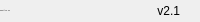
              <widget class="QFrame" name="bottomBar">
               <property name="minimumSize">
                <size>
                 <width>0</width>
                 <height>22</height>
                </size>
               </property>
               <property name="maximumSize">
                <size>
                 <width>16777215</width>
                 <height>22</height>
                </size>
               </property>
               <property name="frameShape">
                <enum>QFrame::NoFrame</enum>
               </property>
               <property name="frameShadow">
                <enum>QFrame::Raised</enum>
               </property>
               <layout class="QHBoxLayout" name="horizontalLayout_5">
                <property name="spacing">
                 <number>0</number>
                </property>
                <property name="leftMargin">
                 <number>0</number>
                </property>
                <property name="topMargin">
                 <number>0</number>
                </property>
                <property name="rightMargin">
                 <number>0</number>
                </property>
                <property name="bottomMargin">
                 <number>0</number>
                </property>
                <item>
                 <widget class="QLabel" name="creditsLabel">
                  <property name="maximumSize">
                   <size>
                    <width>16777215</width>
                    <height>16</height>
                   </size>
                  </property>
                  <property name="font">
                   <font>
                    <family>Segoe UI</family>
                    <pointsize>-1</pointsize>
                    <weight>50</weight>
                    <italic>false</italic>
                    <bold>false</bold>
                   </font>
                  </property>
                  <property name="text">
                   <string>ViperEO © 2020 - 2021</string>
                  </property>
                  <property name="alignment">
                   <set>Qt::AlignLeading|Qt::AlignLeft|Qt::AlignVCenter</set>
                  </property>
                 </widget>
                </item>
                <item>
                 <widget class="QLabel" name="version">
                  <property name="text">
                   <string>v2.1</string>
                  </property>
                  <property name="alignment">
                   <set>Qt::AlignRight|Qt::AlignTrailing|Qt::AlignVCenter</set>
                  </property>
                 </widget>
                </item>
                <item>
                 <widget class="QFrame" name="frame_size_grip">
                  <property name="minimumSize">
                   <size>
                    <width>20</width>
                    <height>0</height>
                   </size>
                  </property>
                  <property name="maximumSize">
                   <size>
                    <width>20</width>
                    <height>16777215</height>
                   </size>
                  </property>
                  <property name="frameShape">
                   <enum>QFrame::NoFrame</enum>
                  </property>
                  <property name="frameShadow">
                   <enum>QFrame::Raised</enum>
                  </property>
                 </widget>
                </item>
               </layout>
              </widget>
